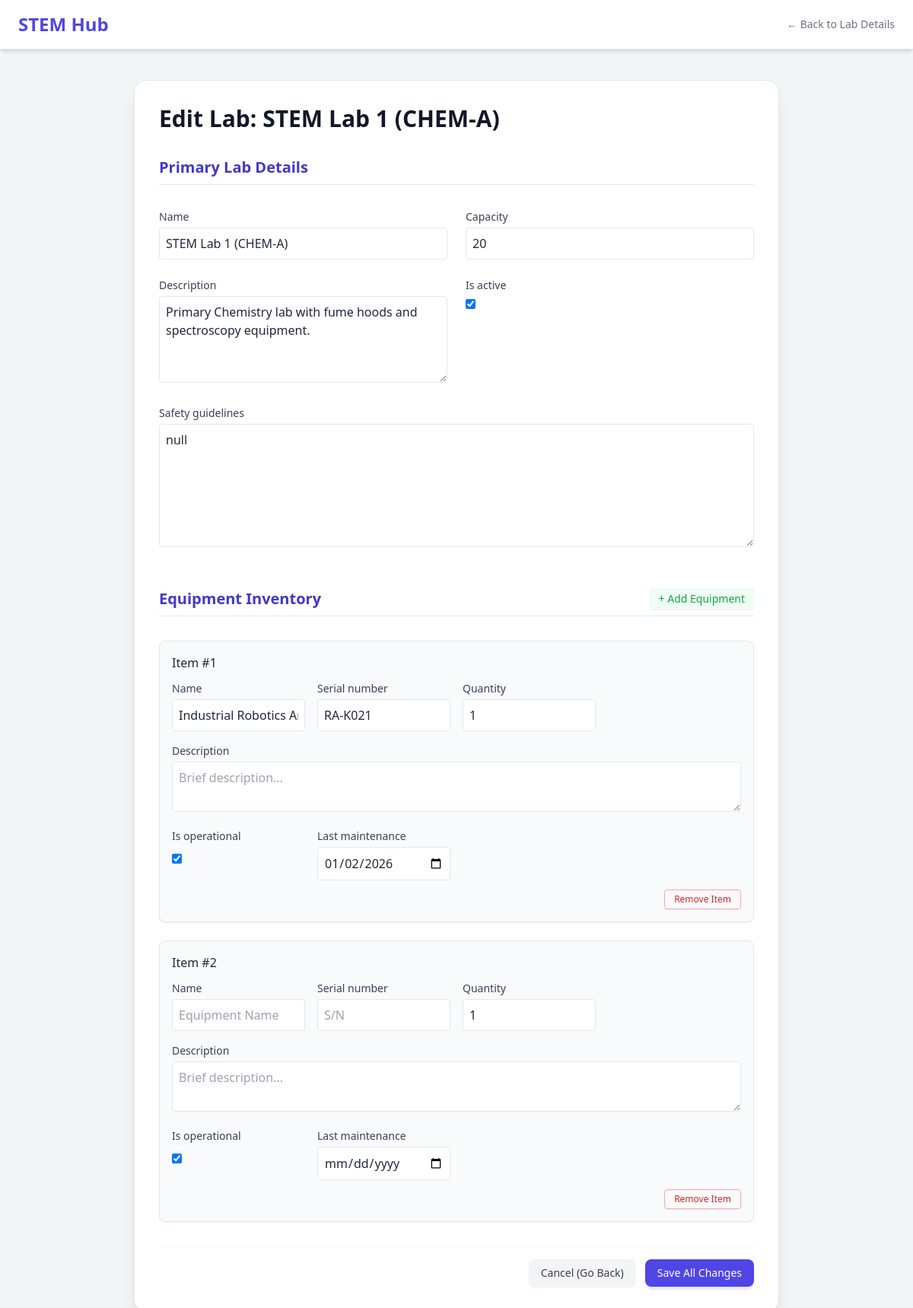
Before: /labs/chem-lab-a/edit/ (signed in) with the older database file.
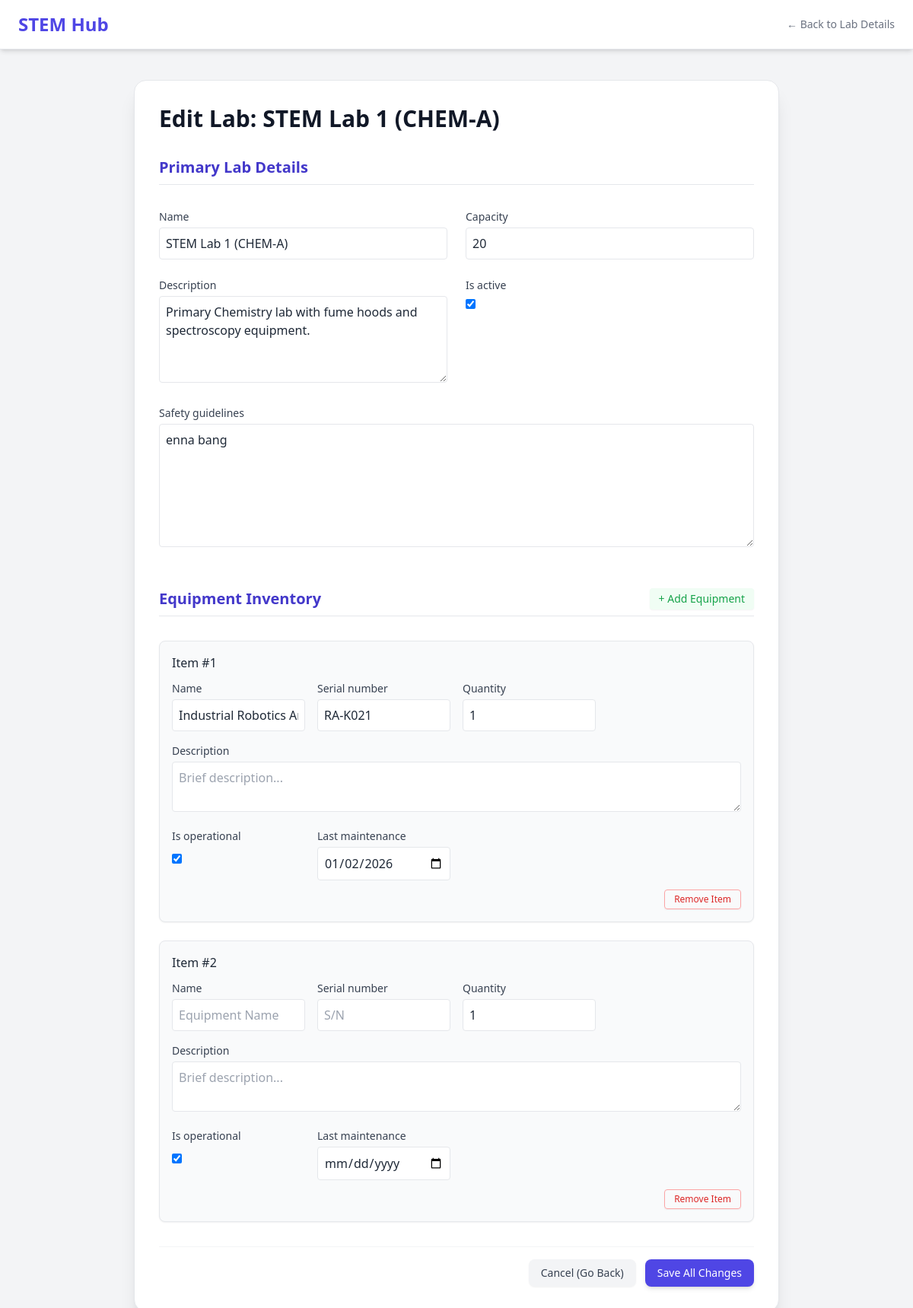
After: the same page with the newer database file.
### labs/models.py (models this page shows, shortened)
class Lab(models.Model):
    name = models.CharField(max_length=200)
    slug = models.SlugField(unique=True)
    capacity = models.PositiveIntegerField()
    description = models.TextField()
    map_svg_id = models.CharField(max_length=50, unique=True, help_text="Matches ID in Figma SVG")
    is_active = models.BooleanField(default=True)
    safety_guidelines = models.TextField()

### labs/views.py (the view)
# urls.py: path('<slug:slug>/edit/', views.lab_edit, name='edit'),
@staff_member_required
def lab_edit(request, slug):
    lab = get_object_or_404(Lab, slug=slug)
    if request.method == 'POST':
        form = LabForm(request.POST, instance=lab)
        formset = EquipmentFormSet(request.POST, request.FILES, instance=lab)
        if form.is_valid() and formset.is_valid():
            form.save()
            formset.save()
            return redirect('labs:detail', slug=lab.slug)
        else:
            print("Form or Formset validation failed:", form.errors, formset.errors)
    else:
        form = LabForm(instance=lab)
        formset = EquipmentFormSet(instance=lab)
    return render(request, 'labs/lab_form.html', {
        'lab': lab,
        'form': form,
        'formset': formset,
    })

### labs/forms.py
class LabForm(forms.ModelForm):
    class Meta:
        model = Lab
        fields = ['name', 'capacity', 'description', 'is_active', 'safety_guidelines']
        widgets = {
            'description': forms.Textarea(attrs={'rows': 4, 'class': 'w-full p-2 border rounded'}),
            'safety_guidelines': forms.Textarea(attrs={'rows': 6, 'class': 'w-full p-2 border rounded'}),
            'name': forms.TextInput(attrs={'class': 'w-full p-2 border rounded'}),
            'capacity': forms.NumberInput(attrs={'class': 'w-full p-2 border rounded'}),
        }

### notifications/context_processors.py (called while the page is built)
def user_notifications(request):
    if request.user.is_authenticated:
        notifs = Notification.objects.filter(recipient=request.user, is_read=False)
        return {
            'notifications_list': notifs,
            'unread_count': notifs.count()
        }
    return {}

### CORE/templates/labs/Lab_form.html (shortened to what the changed rows need)
{% load static %}
<!DOCTYPE html>
<html lang="en">
<head>
    <script src="https://cdn.tailwindcss.com"></script>
</head>
<body class="bg-gray-100 text-gray-800 font-sans">
    <main class="max-w-4xl mx-auto px-6 pb-12">
        <div class="bg-white rounded-2xl shadow-xl border border-gray-200 p-8 mt-10">
            <h1 class="text-3xl font-bold text-gray-900 mb-6">
                {% if form.instance.pk %}
                    Edit Lab: {{ lab.name }}
                {% else %}
                    Create New Lab
                {% endif %}
            </h1>
            <form method="post" class="space-y-8" enctype="multipart/form-data">
                <h2 class="text-xl font-semibold text-indigo-700 border-b pb-2">Primary Lab Details</h2>
                <div class="grid grid-cols-1 md:grid-cols-2 gap-6">
                    {% for field in form %}
                        <div class="field-wrapper {% if field.field.widget.input_type == 'textarea' or field.name == 'safety_guidelines' %}md:col-span-2{% endif %}">
                            <label for="{{ field.id_for_label }}" class="block text-sm font-medium text-gray-700 mb-1">
                                {{ field.label }}
                            </label>
                            {% if field.field.widget.input_type == 'checkbox' %}
                                <div class="mt-2 flex items-center gap-2">
                                    {{ field }}
                                </div>
                            {% else %}
                                {{ field }}
                            {% endif %}
                        </div>
                    {% endfor %}
                </div>
                <h2 class="text-xl font-semibold text-indigo-700 border-b pb-2 pt-4 flex justify-between items-center">
                    Equipment Inventory
                    <button type="button" id="add-equipment-btn" class="text-sm text-green-600 hover:text-green-800 font-medium px-3 py-1 rounded bg-green-50 shadow-sm">
                        + Add Equipment
                    </button>
                </h2>
                <div id="equipment-formset-container" class="space-y-6">
                </div>
                <div class="pt-4 border-t border-gray-100 flex justify-end gap-3">
                </div>
            </form>
        </div>
    </main>
</body>
</html>

Changed rows visible on the page:
changed Lab "STEM Lab 1 (CHEM-A)": safety_guidelines "null" → "enna bang"
